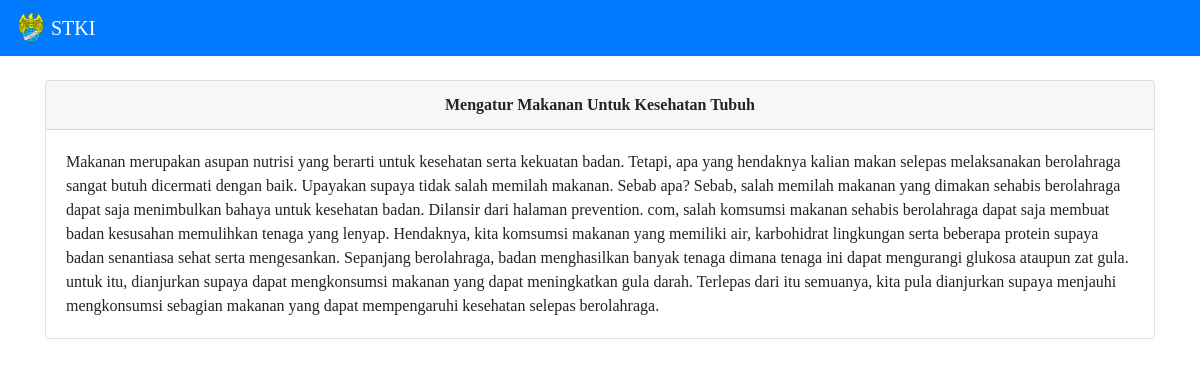
Screenshot of /detailDokumen.php?id=11 with the database file from the repository.
### tables this page shows
CREATE TABLE `tbdokumen` (
  `Id` int(11) NOT NULL,
  `Judul` varchar(100) NOT NULL,
  `dokumen` text NOT NULL,
  `nm_dk` text NOT NULL
);

### detailDokumen.php (the view, shortened to what this page needs)
<?php
include 'koneksi.php';
    $id = $_GET['id'];
    $data = $konek->query("SELECT * FROM tbdokumen WHERE Id = $id");
    $result = mysqli_fetch_array($data);
?>
<!DOCTYPE html>
<html>
<head>
	<link rel="stylesheet" type="text/css" href="assets/bootstrap/dist/css/bootstrap.min.css">
	<link rel="stylesheet" type="text/css" href="assets/fontawesome/css/all.min.css">
</head>
<body>
<nav class="navbar navbar-dark bg-primary">
  <a class="navbar-brand" href="index.php">
    <img src="assets/img/logo.png" width="30" height="30" class="d-inline-block align-top" alt="" loading="lazy">
    STKI
  </a>
</nav>
<br />
<div class="container">
<div class="card">
  <div class="card-header font-weight-bold text-center">
    <?= $result['Judul'] ?>
  </div>
  <div class="card-body">
    <p class="card-text"><?= $result['dokumen']; ?></p>
  </div>
</div>
</div>
</body>
</html>

### detailDokumen.php (style rules this page uses)
* { font-family: awesome; }

### rows the page displays
tbdokumen: Judul "Mengatur Makanan Untuk Kesehatan Tubuh", dokumen "Makanan merupakan asupan nutrisi yang berarti untuk kesehatan serta kekuatan badan. Tetapi, apa yang hendaknya kalian makan selepas melaksanakan berolahraga sangat butuh dicermati dengan baik. Upayakan supaya tidak salah memilah makanan. Sebab apa? Sebab, salah memilah makanan yang dimakan sehabis berolahraga dapat saja menimbulkan bahaya untuk kesehatan badan. Dilansir dari halaman prevention. com, salah komsumsi makanan sehabis berolahraga dapat saja membuat badan kesusahan memulihkan tenaga yang lenyap. Hendaknya, kita komsumsi makanan yang memiliki air, karbohidrat lingkungan serta beberapa protein supaya badan senantiasa sehat serta mengesankan. Sepanjang berolahraga, badan…"
